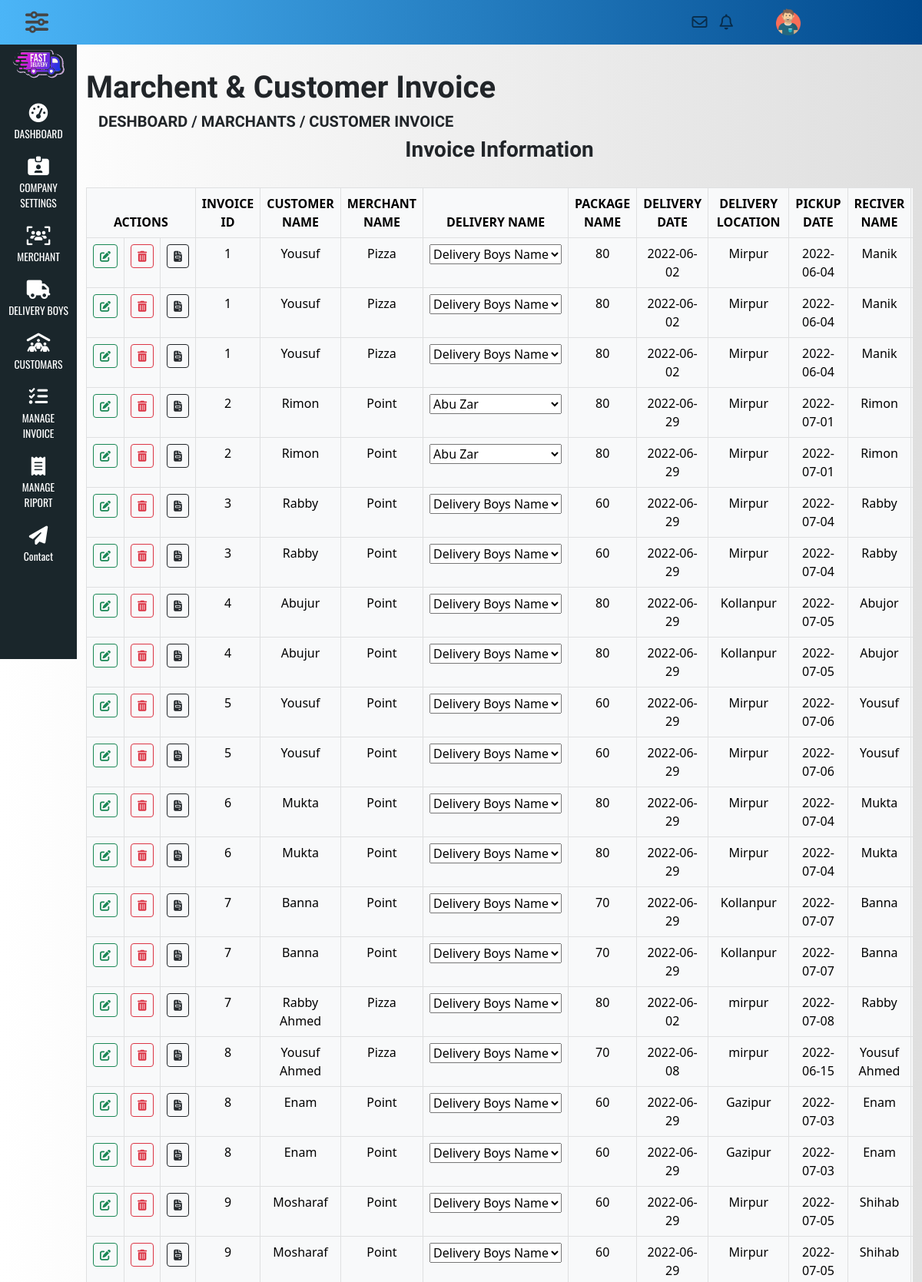
The app's page /admin/invoice_table.php (signed in, upper part) with its own data.
### tables this page shows
CREATE TABLE `customer_invoice` (
  `iid` int(11) NOT NULL,
  `invoice_id` int(11) NOT NULL,
  `row_len` int(11) NOT NULL,
  `customer_ID` int(11) NOT NULL,
  `marchant_ID` int(11) NOT NULL,
  `delivery_ID` int(11) NOT NULL DEFAULT '0',
  `package_id` int(30) NOT NULL,
  `Create_Date` timestamp NOT NULL DEFAULT CURRENT_TIMESTAMP ON UPDATE CURRENT_TIMESTAMP,
  `delivery_date` date NOT NULL,
  `delivery_location` varchar(200) NOT NULL,
  `picup_date` date NOT NULL,
  `pickup_location` varchar(150) NOT NULL,
  `receiver_name` varchar(100) NOT NULL,
  `receiver_phone` int(15) NOT NULL,
  `remarks` varchar(200) NOT NULL DEFAULT 'All Everything ok',
  `product_name` varchar(200) NOT NULL,
  `qty` int(11) NOT NULL,
  `price` decimal(11,0) NOT NULL,
  `total` decimal(11,0) NOT NULL,
  `subtotal` decimal(11,0) NOT NULL,
  `total_delivery_charge` decimal(11,0) NOT NULL,
  `grand_total` decimal(11,0) NOT NULL,
  `paid_amount` decimal(11,0) NOT NULL,
  `dues_amount` decimal(11,0) NOT NULL DEFAULT '0',
  `delivery_status` varchar(100) NOT NULL DEFAULT '0',
  `collection_status` varchar(100) NOT NULL DEFAULT 'Panding',
  `marchant_payment_status` varchar(100) NOT NULL DEFAULT 'Panding'
);

CREATE TABLE `customer` (
  `customer_id` int(100) NOT NULL,
  `customer_name` varchar(100) NOT NULL,
  `email` varchar(100) NOT NULL,
  `phone` int(15) NOT NULL,
  `address` varchar(150) NOT NULL,
  `payment_method` varchar(100) NOT NULL,
  `merchant_id` int(11) NOT NULL
);

CREATE TABLE `marchant_info` (
  `marchant_id` int(11) NOT NULL,
  `marchant_name` varchar(100) NOT NULL,
  `user_name` varchar(100) NOT NULL,
  `password` varchar(150) NOT NULL,
  `email` varchar(100) NOT NULL,
  `phone` int(15) NOT NULL,
  `marchant_bank_account` varchar(100) NOT NULL,
  `status` int(1) NOT NULL DEFAULT '0' COMMENT '0=Nothing, 1=LegalMerchant '
);

CREATE TABLE `package` (
  `package_id` int(11) NOT NULL,
  `package_name` varchar(200) NOT NULL,
  `package_duration` varchar(200) NOT NULL,
  `package_price` int(11) NOT NULL
);

### admin/invoice_table.php (the view, shortened to what this page needs)
<?php require_once "../header.php";
        require_once "../connection.php";
?>
<div class="col-md-11 main-content">
    <div class="row">
        <div class="col-md-12">
            <div class="deshheader">
                <h1>Marchent & Customer Invoice</h1>
                <h5 class="ms-3">DESHBOARD / MARCHANTS / CUSTOMER INVOICE</h5>
            </div>
        </div>
    </div>
        <div class="row">
            <div class="col-md-12 g-0">
                <h3 class="text-center">Invoice Information</h3>
            </div>
        </div>
        <div class="row">
            <div class="col-md-12">
                <div class="table-responsive">
                <table class="table table-light table-hover text-center table-bordered mt-4 display" id="table_id">
                    <thead>
                        <tr>
                            <th colspan="3">ACTIONS</th>
                            <th>INVOICE ID</th>
                            <th>CUSTOMER NAME</th>
                            <th>MERCHANT NAME</th>
                            <th>DELIVERY NAME</th>
                            <th>PACKAGE NAME</th>
                            <th>DELIVERY DATE</th>
                            <th>DELIVERY LOCATION</th>
                            <th>PICKUP DATE</th>
                            <th>RECIVER NAME</th>
                            <th>RECIVER PHONE</th>
                        </tr>
                    </thead>
                    <tbody>
                         <?php
                                $p=1;
                                $sql="SELECT customer_invoice.invoice_id,customer_invoice.delivery_date,customer_invoice.delivery_location,customer_invoice.picup_date,
                                customer_invoice.pickup_location,customer_invoice.receiver_name,customer_invoice.receiver_phone,
                                customer_invoice.remarks,customer_invoice.product_name,customer_invoice.qty,
                                customer_invoice.price,customer_invoice.total,customer_invoice.subtotal,
                                customer_invoice.total_delivery_charge,customer_invoice.grand_total,customer_invoice.paid_amount,
                                customer_invoice.dues_amount,customer_invoice.delivery_status,customer_invoice.collection_status,
                                customer_invoice.marchant_payment_status,customer.customer_name,marchant_info.marchant_name,delivery_person.name,
                                delivery_person.email,delivery_person.mobile,package.package_price
                                FROM `customer_invoice` LEFT JOIN `customer` ON customer_invoice.customer_ID = customer.customer_id
                                LEFT JOIN `marchant_info` ON customer_invoice.marchant_ID = marchant_info.marchant_id
                                LEFT JOIN `delivery_person` ON customer_invoice.delivery_ID = delivery_person.delivery_id
                                LEFT JOIN `package` ON customer_invoice.package_id = package.package_id";
                                $query= mysqli_query($link, $sql);
                                while($row=mysqli_fetch_array($query)){
                                ?>
                        <tr>
                            <td>
                                <a class="btn btn-outline-success btn-sm" href="invoice_edit.php?editid=<?php echo $row['invoice_id']?>"><i class="fa-solid fa-pen-to-square"></i></a>
                            </td>
                            <td>
                                <button type="button" class="btn btn-outline-danger btn-sm" data-bs-toggle="modal" data-bs-target="#deleteid" id="<?php echo $row['invoice_id']?>" onclick="delid(id)" ><i class="fa-solid fa-trash-can"></i></button>
                            </td>
                            <td>
                                <a class="btn btn-outline-dark btn-sm" href="invoice.php?print=<?=$row['invoice_id']?>"><i class="fa-solid fa-file-invoice"></i></a>
                            </td>
                            <td><?=$row['invoice_id']?></td>
                            <td><?=$row['customer_name']?></td>
                            <td><?=$row['marchant_name']?></td>
                            <td>
                            <select name="deliveryname" id="delivername<?php echo $p++?>" onchange="deliverPerson(id,'<?=$row['invoice_id']?>')">
                                <option selected>Delivery Boys Name</option>
                                <?php
                                    $query1= $link->query("SELECT * FROM delivery_person");
                                    while($deliveryrow=mysqli_fetch_array($query1)){
                                        if ($deliveryrow['name'] == $row['name']) {
                                        $selected = "selected";
                                    } else $selected = "";
                                   echo "<option $selected value='{$deliveryrow['0']}'>{$deliveryrow['1']}</option>";
                                 }
                                 ?>
                                </select>
                            </td>
                            <td><?=$row['package_price']?></td>
                            <td><?=$row['delivery_date']?></td>
                            <td><?=$row['delivery_location']?></td>
                            <td><?=$row['picup_date']?></td>
                            <td><?=$row['receiver_name']?></td>
                            <td><?=$row['receiver_phone']?></td>
                        </tr>
                        <?php
                            }
                        ?>
                    </tbody>
                </table>
            </div>
        </div>
    </div>
</div>
<?php require_once "../footer.php"; ?>

### css/style.css (style rules this page uses)
* { margin: 0; padding: 0; }
body { background-image: linear-gradient(to right, #ffffff, #dfdfdf); }
h1, h2, h3, h4, h5, h6 { font-family: 'Tiro Devanagari Sanskrit', serif; font-weight: bold; }
a, a:hover, a:focus { font-family: 'Roboto', sans-serif; color: inherit; text-decoration: none; transition: all 0.3s; }
i, span { display: inline-block; }
.main-content { margin-top: 90px; margin-bottom: 50px; }

### records on screen
customer_invoice: invoice "1", customer_ID.customer_name "Yousuf", marchant_ID.marchant_name "Pizza", deliveryname "Delivery Boys Name", package.package_price "80", delivery_date "2022-06-02", delivery_location "Mirpur", picup_date "2022-06-04", receiver_name "Manik"
customer_invoice: invoice "1", customer_ID.customer_name "Yousuf", marchant_ID.marchant_name "Pizza", deliveryname "Delivery Boys Name", package.package_price "80", delivery_date "2022-06-02", delivery_location "Mirpur", picup_date "2022-06-04", receiver_name "Manik"
customer_invoice: invoice "1", customer_ID.customer_name "Yousuf", marchant_ID.marchant_name "Pizza", deliveryname "Delivery Boys Name", package.package_price "80", delivery_date "2022-06-02", delivery_location "Mirpur", picup_date "2022-06-04", receiver_name "Manik"
customer_invoice: invoice "2", customer_ID.customer_name "Rimon", marchant_ID.marchant_name "Point", package.package_price "80", delivery_date "2022-06-29", delivery_location "Mirpur", picup_date "2022-07-01", receiver_name "Rimon"
customer_invoice: invoice "2", customer_ID.customer_name "Rimon", marchant_ID.marchant_name "Point", package.package_price "80", delivery_date "2022-06-29", delivery_location "Mirpur", picup_date "2022-07-01", receiver_name "Rimon"
customer_invoice: invoice "3", customer_ID.customer_name "Rabby", marchant_ID.marchant_name "Point", deliveryname "Delivery Boys Name", package.package_price "60", delivery_date "2022-06-29", delivery_location "Mirpur", picup_date "2022-07-04", receiver_name "Rabby"
customer_invoice: invoice "3", customer_ID.customer_name "Rabby", marchant_ID.marchant_name "Point", deliveryname "Delivery Boys Name", package.package_price "60", delivery_date "2022-06-29", delivery_location "Mirpur", picup_date "2022-07-04", receiver_name "Rabby"
customer_invoice: invoice "4", customer_ID.customer_name "Abujur", marchant_ID.marchant_name "Point", deliveryname "Delivery Boys Name", package.package_price "80", delivery_date "2022-06-29", delivery_location "Kollanpur", picup_date "2022-07-05", receiver_name "Abujor"
customer_invoice: invoice "4", customer_ID.customer_name "Abujur", marchant_ID.marchant_name "Point", deliveryname "Delivery Boys Name", package.package_price "80", delivery_date "2022-06-29", delivery_location "Kollanpur", picup_date "2022-07-05", receiver_name "Abujor"
customer_invoice: invoice "5", customer_ID.customer_name "Yousuf", marchant_ID.marchant_name "Point", deliveryname "Delivery Boys Name", package.package_price "60", delivery_date "2022-06-29", delivery_location "Mirpur", picup_date "2022-07-06", receiver_name "Yousuf"
customer_invoice: invoice "5", customer_ID.customer_name "Yousuf", marchant_ID.marchant_name "Point", deliveryname "Delivery Boys Name", package.package_price "60", delivery_date "2022-06-29", delivery_location "Mirpur", picup_date "2022-07-06", receiver_name "Yousuf"
customer_invoice: invoice "6", customer_ID.customer_name "Mukta", marchant_ID.marchant_name "Point", deliveryname "Delivery Boys Name", package.package_price "80", delivery_date "2022-06-29", delivery_location "Mirpur", picup_date "2022-07-04", receiver_name "Mukta"
customer_invoice: invoice "6", customer_ID.customer_name "Mukta", marchant_ID.marchant_name "Point", deliveryname "Delivery Boys Name", package.package_price "80", delivery_date "2022-06-29", delivery_location "Mirpur", picup_date "2022-07-04", receiver_name "Mukta"
customer_invoice: invoice "7", customer_ID.customer_name "Banna", marchant_ID.marchant_name "Point", deliveryname "Delivery Boys Name", package.package_price "70", delivery_date "2022-06-29", delivery_location "Kollanpur", picup_date "2022-07-07", receiver_name "Banna"
customer_invoice: invoice "7", customer_ID.customer_name "Banna", marchant_ID.marchant_name "Point", deliveryname "Delivery Boys Name", package.package_price "70", delivery_date "2022-06-29", delivery_location "Kollanpur", picup_date "2022-07-07", receiver_name "Banna"
customer_invoice: invoice "7", customer_ID.customer_name "Rabby Ahmed", marchant_ID.marchant_name "Pizza", deliveryname "Delivery Boys Name", package.package_price "80", delivery_date "2022-06-02", delivery_location "mirpur", picup_date "2022-07-08", receiver_name "Rabby"
customer_invoice: invoice "8", customer_ID.customer_name "Yousuf Ahmed", marchant_ID.marchant_name "Pizza", deliveryname "Delivery Boys Name", package.package_price "70", delivery_date "2022-06-08", delivery_location "mirpur", picup_date "2022-06-15", receiver_name "Yousuf Ahmed"
customer_invoice: invoice "8", customer_ID.customer_name "Enam", marchant_ID.marchant_name "Point", deliveryname "Delivery Boys Name", package.package_price "60", delivery_date "2022-06-29", delivery_location "Gazipur", picup_date "2022-07-03", receiver_name "Enam"
customer_invoice: invoice "8", customer_ID.customer_name "Enam", marchant_ID.marchant_name "Point", deliveryname "Delivery Boys Name", package.package_price "60", delivery_date "2022-06-29", delivery_location "Gazipur", picup_date "2022-07-03", receiver_name "Enam"
customer_invoice: invoice "9", customer_ID.customer_name "Mosharaf", marchant_ID.marchant_name "Point", deliveryname "Delivery Boys Name", package.package_price "60", delivery_date "2022-06-29", delivery_location "Mirpur", picup_date "2022-07-05", receiver_name "Shihab"
customer_invoice: invoice "9", customer_ID.customer_name "Mosharaf", marchant_ID.marchant_name "Point", deliveryname "Delivery Boys Name", package.package_price "60", delivery_date "2022-06-29", delivery_location "Mirpur", picup_date "2022-07-05", receiver_name "Shihab"

### other values on screen
form field deliveryname "Abu Zar"
